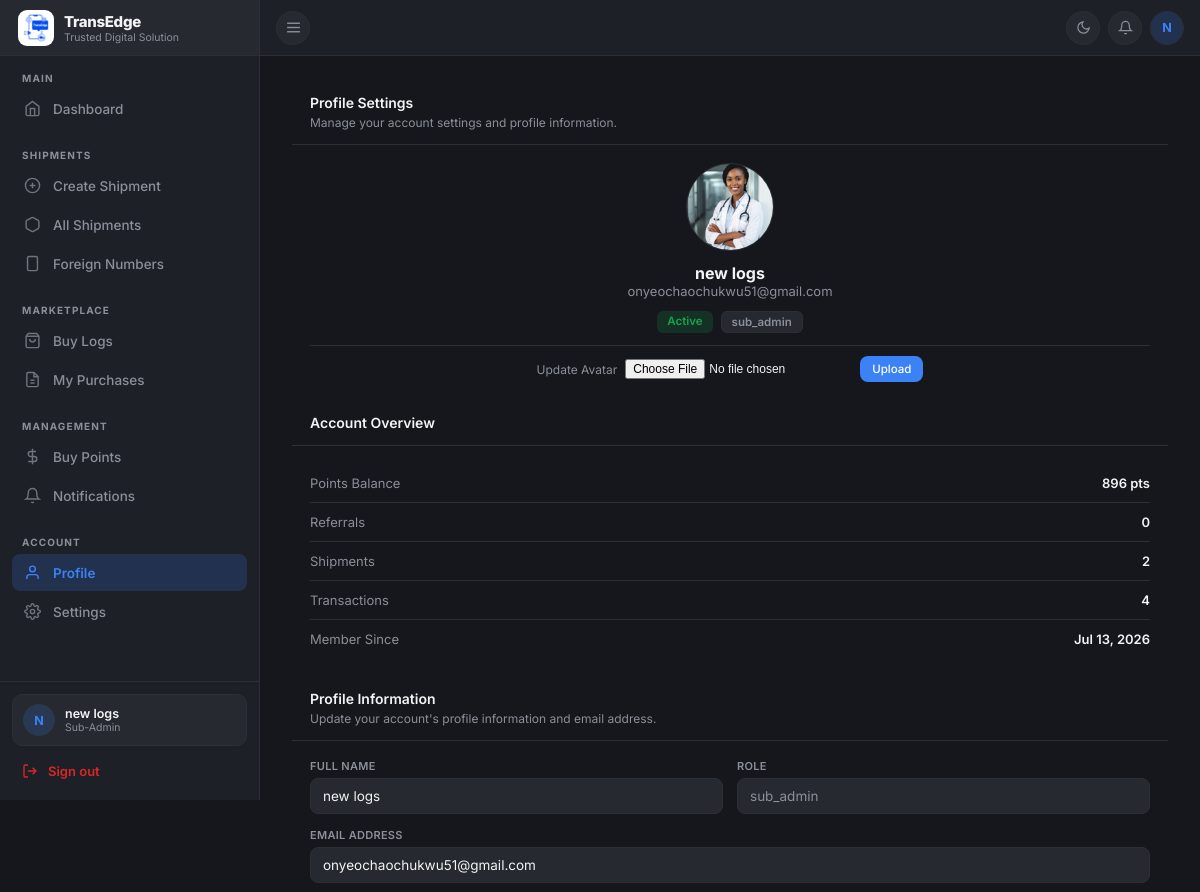
The page /shipping/sub-admin/profile/ (signed in, upper part) on the database as committed earlier.
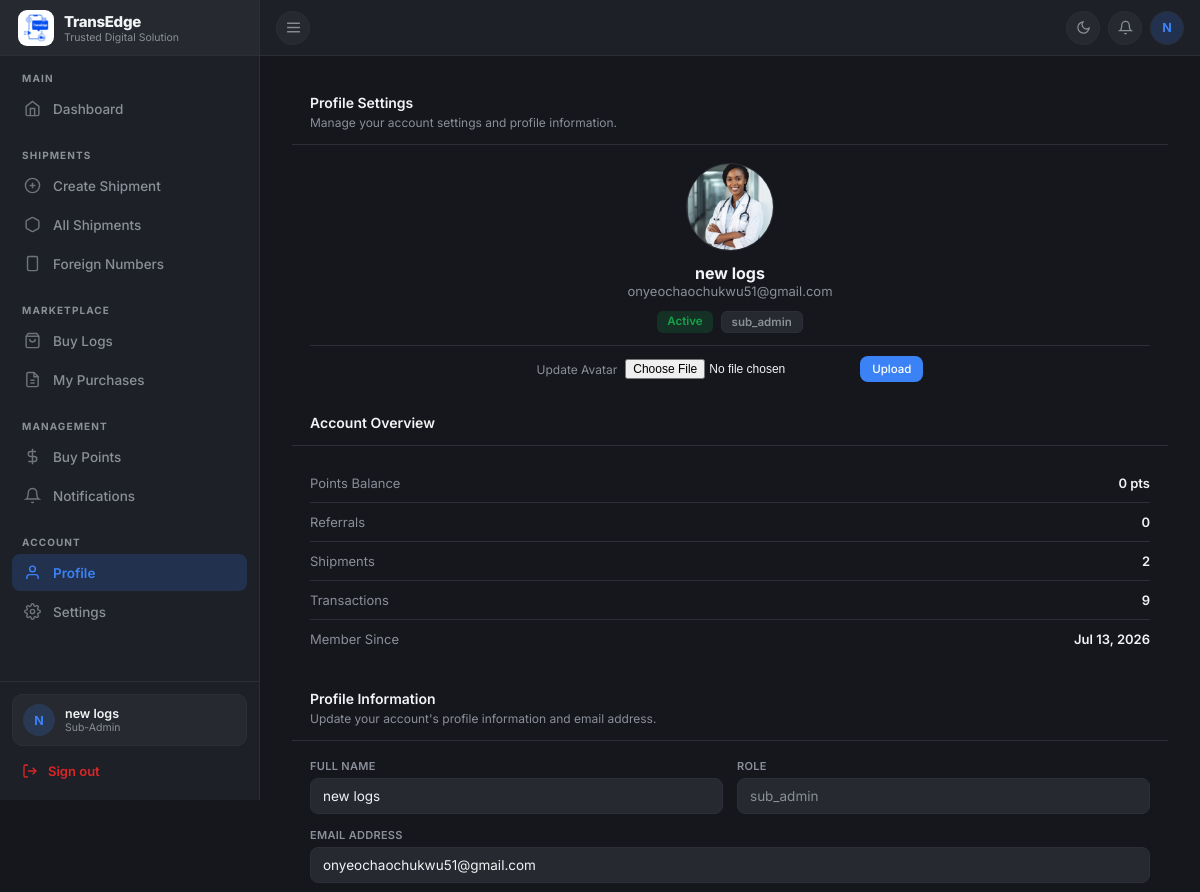
The same page on the database as committed later.
### Business/models.py (models this page shows, shortened)
class SubAdminProfile(models.Model):
    class ApprovalStatus(models.TextChoices):
        PENDING   = "pending",   "Pending Approval"
        APPROVED  = "approved",  "Approved"
        REJECTED  = "rejected",  "Rejected"
        SUSPENDED = "suspended", "Suspended"
    user            = models.OneToOneField(
        settings.AUTH_USER_MODEL,
        on_delete=models.CASCADE,
        related_name="sub_admin_profile",
    )
    approval_status = models.CharField(
        max_length=10,
        choices=ApprovalStatus.choices,
        default=ApprovalStatus.PENDING,
    )
    approved_by     = models.ForeignKey(
        settings.AUTH_USER_MODEL,
        on_delete=models.SET_NULL,
        null=True, blank=True,
        related_name="approved_sub_admins",
    )
    approved_at        = models.DateTimeField(null=True, blank=True)
    rejection_reason   = models.TextField(blank=True)
    points_balance     = models.PositiveIntegerField(default=0)
    company_name       = models.CharField(max_length=255, blank=True)
    phone              = models.CharField(max_length=20, blank=True)
    address            = models.TextField(blank=True)
    created_at         = models.DateTimeField(auto_now_add=True)
    updated_at         = models.DateTimeField(auto_now=True)
    avatar          = models.ImageField(upload_to="avatars/", null=True, blank=True)
    whatsapp_number = models.CharField(max_length=20, blank=True)
    referral_code   = models.CharField(max_length=12, unique=True, blank=True, default="")
    referred_by     = models.ForeignKey(
        "self", null=True, blank=True,
        on_delete=models.SET_NULL, related_name="referrals",
    )
    last_activity   = models.DateTimeField(null=True, blank=True)
    @property
    def referral_count(self):
        return self.referrals.count()
    @property
    def shipment_count(self):
        return self.user.created_shipments.count()
    @property
    def transaction_count(self):
        return self.point_purchases.count()
    def get_referral_link(self, request):
        from django.urls import reverse
        path = reverse("sub-admin-register")
        return request.build_absolute_uri(f"{path}?ref={self.referral_code}")

class User(AbstractBaseUser, PermissionsMixin):
    class Role(models.TextChoices):
        ADMIN     = "admin",     "Admin"
        STAFF     = "staff",     "Staff"
        SUB_ADMIN = "sub_admin", "Sub Admin"
    id          = models.UUIDField(primary_key=True, default=uuid.uuid4, editable=False)
    email       = models.EmailField(unique=True)
    full_name   = models.CharField(max_length=255)
    phone       = models.CharField(max_length=20, blank=True)
    role        = models.CharField(max_length=10, choices=Role.choices, default=Role.STAFF)
    is_active   = models.BooleanField(default=True)
    is_staff    = models.BooleanField(default=False)
    date_joined = models.DateTimeField(default=timezone.now)
    groups = models.ManyToManyField(
        'auth.Group',
        related_name='business_user_set',
        blank=True,
    )
    user_permissions = models.ManyToManyField(
        'auth.Permission',
        related_name='business_user_set',
        blank=True,
    )
    objects = UserManager()
    USERNAME_FIELD  = "email"
    REQUIRED_FIELDS = ["full_name"]

### Business/sub_admin_views.py (the view)
    def wrapper(request, *args, **kwargs):
        if not request.user.is_authenticated:
            return redirect("sub-admin-login")
        if request.user.role != User.Role.SUB_ADMIN:
            return redirect("sub-admin-login")
        try:
            profile = request.user.sub_admin_profile
        except SubAdminProfile.DoesNotExist:
            return redirect("sub-admin-login")
        if profile.approval_status == SubAdminProfile.ApprovalStatus.PENDING:
            return render(request, "admin/subadmin/pending_approval.html", {"profile": profile})
        if profile.approval_status == SubAdminProfile.ApprovalStatus.REJECTED:
            return render(request, "admin/subadmin/rejected.html", {"profile": profile})
        if profile.approval_status == SubAdminProfile.ApprovalStatus.SUSPENDED:
            return render(request, "admin/subadmin/suspended.html", {"profile": profile})
        return view_func(request, *args, **kwargs)

### Business/context_processors.py (called while the page is built)
def unread_notifications(request):
    user = getattr(request, "user", None)
    if not user or not user.is_authenticated or user.role != User.Role.SUB_ADMIN:
        return {"unread_notifications": 0}
    unread_private = Notification.objects.filter(
        recipient=user, is_read=False
    ).count()
    read_public_ids = NotificationRead.objects.filter(
        user=user
    ).values_list("notification_id", flat=True)
    unread_public = Notification.objects.filter(
        is_public=True, recipient__isnull=True
    ).exclude(id__in=read_public_ids).count()
    return {"unread_notifications": unread_private + unread_public}

def branding(request):
    ref = request.session.get("active_referral_code")
    profile = SubAdminProfile.objects.filter(referral_code=ref).first() if ref else None
    settings_ctx = (
        SubAdminSiteSettings.for_user(profile.user) if profile
        else default_settings_context()
    )
    return {
        "settings": settings_ctx,
        "profile": profile,
        "testimonials": Testimonial.objects.filter(is_active=True).order_by("sort_order"),
        "gallery_images": BrandGalleryImage.objects.filter(is_active=True).order_by("sort_order"),
    }

### Business/templates/admin/subadmin/profile.html (shortened to what this page needs)
{% extends "admin/subadmin/base.html" %}
{% block content %}
<div class="card">
  <div class="card-header">
    <div class="card-header-text">
      <h3>Profile Settings</h3>
      <p>Manage your account settings and profile information.</p>
    </div>
  </div>
  <div class="card-body">
    <div class="identity-body">
      <div class="avatar-lg">
        {% if profile.avatar %}
          <img src="{{ profile.avatar.url }}" alt="Avatar">
        {% else %}
          <svg width="36" height="36" fill="none" viewBox="0 0 24 24" stroke="currentColor" stroke-width="1.5"><path d="M20 21v-2a4 4 0 00-4-4H8a4 4 0 00-4 4v2"/><circle cx="12" cy="7" r="4"/></svg>
        {% endif %}
      </div>
      <div>
        <div class="identity-name">{{ request.user.full_name }}</div>
        <div class="identity-handle">{{ request.user.email }}</div>
      </div>
      <div class="badge-row">
        <span class="id-badge badge-active">{% if request.user.is_active %}Active{% else %}Inactive{% endif %}</span>
        <span class="id-badge badge-role">{{ request.user.role|default:"User" }}</span>
      </div>
      <form method="post" enctype="multipart/form-data" class="avatar-upload-row">
        <span style="font-size:12px;color:var(--muted);">Update Avatar</span>
        <input type="file" name="avatar" accept="image/*" style="font-size:12px;">
        <button type="submit" name="action" value="update_avatar" class="btn btn-primary btn-sm">Upload</button>
      </form>
    </div>
  </div>
</div>
<div class="card">
  <div class="card-header"><div class="card-header-text"><h3>Account Overview</h3></div></div>
  <div class="card-body">
    <div class="stat-list">
      <div class="stat-row"><span class="sl">Points Balance</span><span class="sv">{{ profile.points_balance }} pts</span></div>
      <div class="stat-row"><span class="sl">Referrals</span><span class="sv">{{ profile.referral_count }}</span></div>
      <div class="stat-row"><span class="sl">Shipments</span><span class="sv">{{ profile.shipment_count }}</span></div>
      <div class="stat-row"><span class="sl">Transactions</span><span class="sv">{{ profile.transaction_count }}</span></div>
      <div class="stat-row"><span class="sl">Member Since</span><span class="sv">{{ request.user.date_joined|date:"M d, Y" }}</span></div>
    </div>
  </div>
</div>
<form method="post">
  <div class="card">
    <div class="card-header">
      <div class="card-header-text"><h3>Profile Information</h3><p>Update your account's profile information and email address.</p></div>
    </div>
    <div class="card-body">
      <div class="form-grid">
        <div class="form-group"><label>Full Name</label><input type="text" name="full_name" value="{{ request.user.full_name }}"></div>
        <div class="form-group"><label>Role</label><input type="text" value="{{ request.user.role }}" disabled></div>
        <div class="form-group span-2"><label>Email Address</label><input type="email" name="email" value="{{ request.user.email }}"></div>
      </div>
    </div>
  </div>
</form>
{% endblock %}

Rows that differ between the two databases and show on the page:
changed SubAdminProfile: points_balance "896" → "0"; transaction_count "4" → "9"
